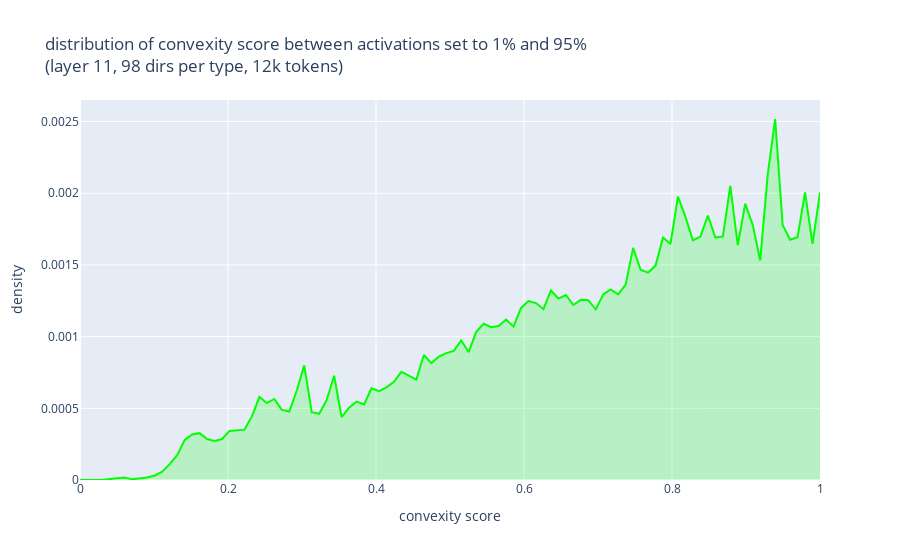

The notebook cell this image was saved under:
### Code cell
cvx_hist = sum(
    torch.histogram(
        dir.res_by_metric[metric.jsd_metric].cvx_score,
        bins=exctx.mm_hist_bins,
        range=(0.0, 1.0),
    )[0]
    for dir in dirs
)
cvx_hist_by_name = {
    "random": cvx_hist,
}
plot_hist(cvx_hist_by_name, color_by_name, "convexity score")

### Figure 1 — Plotly figure (JSON) as saved in the notebook; plotly's stock layout.template omitted (floating-point values rounded to 4 significant figures; data arrays with more than 128 entries replaced by an {"elided": "..."} marker saying what was removed)
{"data": [{"fill": "tozeroy", "fillcolor": "rgba(0, 255, 0, 0.2)", "line": {"color": "rgb(0, 255, 0)", "width": 2}, "name": "random", "type": "scatter", "x": [0, 0.0101, 0.0202, 0.0303, 0.0404, 0.05051, 0.06061, 0.07071, 0.08081, 0.09091, 0.101, 0.1111, 0.1212, 0.1313, 0.1414, 0.1515, 0.1616, 0.1717, 0.1818, 0.1919, 0.202, 0.2121, 0.2222, 0.2323, 0.2424, 0.2525, 0.2626, 0.2727, 0.2828, 0.2929, 0.303, 0.3131, 0.3232, 0.3333, 0.3434, 0.3535, 0.3636, 0.3737, 0.3838, 0.3939, 0.404, 0.4141, 0.4242, 0.4343, 0.4444, 0.4545, 0.4646, 0.4747, 0.4848, 0.4949, 0.5051, 0.5152, 0.5253, 0.5354, 0.5455, 0.5556, 0.5657, 0.5758, 0.5859, 0.596, 0.6061, 0.6162, 0.6263, 0.6364, 0.6465, 0.6566, 0.6667, 0.6768, 0.6869, 0.697, 0.7071, 0.7172, 0.7273, 0.7374, 0.7475, 0.7576, 0.7677, 0.7778, 0.7879, 0.798, 0.8081, 0.8182, 0.8283, 0.8384, 0.8485, 0.8586, 0.8687, 0.8788, 0.8889, 0.899, 0.9091, 0.9192, 0.9293, 0.9394, 0.9495, 0.9596, 0.9697, 0.9798, 0.9899, 1], "y": {"elided": "500 float values"}}], "layout": {"legend": {"title": {"text": "dirs type"}}, "title": {"text": "distribution of convexity score between activations set to 1% and 95%<br>(layer 11, 98 dirs per type, 12k tokens)"}, "xaxis": {"title": {"text": "convexity score"}}, "yaxis": {"title": {"text": "density"}}}}
